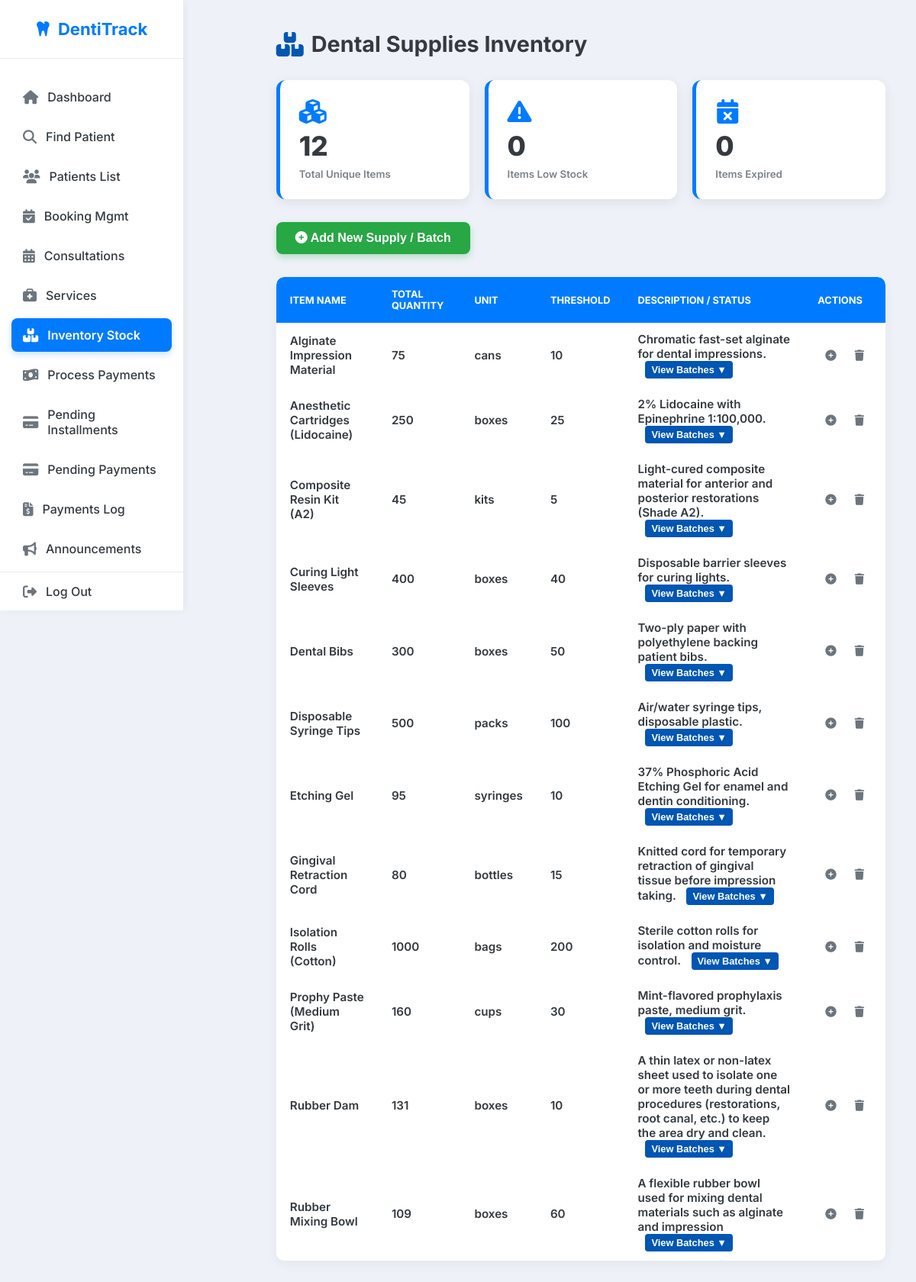
The page /secretary/inventory.php (signed in) on the database its author committed.
### tables this page shows
CREATE TABLE `dental_supplies` (
  `supply_id` int(11) NOT NULL,
  `name` varchar(255) NOT NULL,
  `batch_id` varchar(100) DEFAULT NULL,
  `category` varchar(100) DEFAULT NULL,
  `description` text DEFAULT NULL,
  `quantity` int(11) NOT NULL DEFAULT 0,
  `unit` varchar(50) DEFAULT 'pcs',
  `expiration_date` date DEFAULT NULL,
  `low_stock_threshold` int(11) NOT NULL DEFAULT 5,
  `last_updated` timestamp NOT NULL DEFAULT current_timestamp() ON UPDATE current_timestamp(),
  `lot_number` varchar(255) DEFAULT NULL
);

### secretary/inventory.php (the view, shortened to what this page needs)
<?php
include '../config/db_conn.php';
function isExpired($expiration_date) {
    if (!$expiration_date) return false;
    return strtotime($expiration_date) < time();
}
$sql = "SELECT
            supply_id, name, description, unit, low_stock_threshold, quantity, expiration_date,batch_id, lot_number
        FROM
            dental_supplies
        ORDER BY name ASC, expiration_date ASC";
$supplies_raw = $conn->query($sql)->fetchAll(PDO::FETCH_ASSOC);
$supplies_grouped = [];
foreach ($supplies_raw as $row) {
    $item_name = $row['name'];
    if (!isset($supplies_grouped[$item_name])) {
        $supplies_grouped[$item_name] = [
            'item_id' => $row['supply_id'],
            'name' => $item_name,
            'description' => $row['description'],
            'unit' => $row['unit'],
            'low_stock_threshold' => $row['low_stock_threshold'],
            'needs_batch' => 1,
            'total_quantity' => 0,
            'status_low' => false,
            'status_expired' => false,
            'batches' => []
        ];
    }
    $supplies_grouped[$item_name]['total_quantity'] += $row['quantity'];
    $is_exp_batch = isExpired($row['expiration_date']);
    $supplies_grouped[$item_name]['batches'][] = [
        'supply_id' => $row['supply_id'],
        'batch_id_external' => $row['batch_id'],
        'lot_number' => $row['lot_number'],
        'quantity' => $row['quantity'],
        'expiration_date' => $row['expiration_date'],
        'is_expired' => $is_exp_batch,
    ];
}
$total_supplies_items = count($supplies_grouped);
$total_low_stock_items = count(array_filter($supplies_grouped, fn($s) => $s['status_low']));
$total_expired_items = count(array_filter($supplies_grouped, fn($s) => $s['status_expired']));
?>
<!DOCTYPE html>
<html lang="en">
<head>
<link rel="stylesheet" href="https://cdnjs.cloudflare.com/ajax/libs/font-awesome/6.4.0/css/all.min.css" />
</head>
<body>
<div class="mobile-header" id="mobileHeader">
    <button id="menu-toggle-open"><i class="fas fa-bars"></i></button>
    <div class="mobile-logo">DentiTrack</div>
    <div style="width: 24px;"></div> </div>
<div class="sidebar" id="sidebar">
    <div class="sidebar-header">
        <i class="fas fa-tooth"></i> DentiTrack
    </div>
    <nav class="sidebar-nav">
        <a href="secretary_dashboard.php"><i class="fas fa-home"></i> Dashboard</a>
        <a href="find_patient.php" ><i class="fas fa-search"></i> Find Patient</a>
        <a href="view_patients.php"><i class="fas fa-users"></i> Patients List</a>
        <a href="online_bookings.php" ><i class="fas fa-calendar-check"></i> Booking Mgmt</a>
        <a href="appointments.php"><i class="fas fa-calendar-alt"></i> Consultations</a>
        <a href="services_list.php"><i class="fas fa-briefcase-medical"></i> Services</a>
        <a href="inventory.php" class="active"><i class="fas fa-boxes"></i> Inventory Stock</a>
        <a href="payments.php"><i class="fas fa-money-bill-wave"></i> Process Payments</a>
        <a href="pending_installments.php"><i class="fas fa-credit-card"></i> Pending Installments</a>
        <a href="pending_payments.php"><i class="fas fa-credit-card"></i> Pending Payments</a>
        <a href="payment_logs.php"><i class="fas fa-file-invoice-dollar"></i> Payments Log</a>
        <a href="create_announcements.php"><i class="fas fa-bullhorn"></i> Announcements</a>
    </nav>
    <a href="logout.php" class="logout"><i class="fas fa-sign-out-alt"></i> Log Out</a>
</div>
<main class="main-content">
<header><h1><i class="fas fa-boxes"></i> Dental Supplies Inventory</h1></header>
<div class="widgets">
    <div class="widget"><i class="fas fa-cubes"></i><span><?= $total_supplies_items ?></span><small>Total Unique Items</small></div>
    <div class="widget"><i class="fas fa-exclamation-triangle"></i><span><?= $total_low_stock_items ?></span><small>Items Low Stock</small></div>
    <div class="widget"><i class="fas fa-calendar-xmark"></i><span><?= $total_expired_items ?></span><small>Items Expired</small></div>
</div>
<button type="button" id="add-new-supply-btn" onclick="openModalForNewItem()">
    <i class="fas fa-plus-circle"></i> Add New Supply / Batch
</button>
<section>
<table>
<thead>
    <tr>
        <th>Item Name</th>
        <th>Total Quantity</th>
        <th>Unit</th>
        <th>Threshold</th>
        <th>Description / Status</th>
        <th>Actions</th>
    </tr>
</thead>
<tbody>
<?php if (empty($supplies_grouped)): ?>
<tr><td colspan="6" style="text-align:center; color: var(--text-light);">No supplies found.</td></tr>
<?php else: ?>
<?php foreach ($supplies_grouped as $item):
    $itemNameKey = htmlspecialchars($item['name']);
    $rowClass = ($item['status_low'] ? 'low-stock ' : '') . ($item['status_expired'] ? 'expired' : '');
    $isBatched = $item['needs_batch'];
    $statusText = htmlspecialchars($item['description']) ?: '<span style="opacity:0.7;">N/A</span>';
?>
<tr class="main-item <?= $rowClass ?>" data-item-name="<?= $itemNameKey ?>">
    <td><?= $itemNameKey ?></td>
    <td><?= htmlspecialchars($item['total_quantity']) ?></td>
    <td><?= htmlspecialchars($item['unit']) ?></td>
    <td><?= htmlspecialchars($item['low_stock_threshold']) ?></td>
    <td>
        <?= $statusText ?>
        <?php if ($isBatched && count($item['batches']) > 0): ?>
            <button type="button" class="batch-toggle" id="toggle-btn-<?= $itemNameKey ?>" onclick="toggleBatches('<?= $itemNameKey ?>')">View Batches</button>
        <?php else: ?>
            <span style="opacity:0.6;">(No stock records)</span>
        <?php endif; ?>
    </td>
    <td class="actions">
        <button type="button" class="edit" onclick="loadItemForNewBatch('<?= $itemNameKey ?>')" title="Add New Batch / Edit Item"><i class="fas fa-plus-circle"></i></button>
        <form method="post" onsubmit="return confirm('Delete item \'<?= $itemNameKey ?>\' and ALL its records?');" style="display:inline;">
            <button type="submit" title="Delete Item Group"><i class="fas fa-trash"></i></button>
        </form>
    </td>
</tr>
<?php endforeach; ?>
<?php endif; ?>
</tbody>
</table>
</section>
</main>
</body>
</html>

### secretary/inventory.php (style rules this page uses)
:root { --sidebar-width: 240px; --primary-blue: #007bff; --secondary-blue: #0056b3; --text-dark: #343a40; --text-light: #6c757d; --bg-page: #eef2f8; --widget-bg: #ffffff; --alert-red: #dc3545; --success-green: #28a745; --accent-orange: #ffc107; }
*, *::before, *::after { box-sizing: border-box; }
body { margin: 0; padding: 0; height: 100%; font-family: 'Inter', sans-serif; background: var(--bg-page); color: var(--text-dark); min-height: 100vh; display: flex; overflow-x: hidden; scroll-behavior: smooth; }
a { text-decoration: none; color: inherit; }
button { cursor: pointer; }
.sidebar { width: var(--sidebar-width); background: var(--widget-bg); padding: 0; color: var(--text-dark); box-shadow: 2px 0 10px rgba(0,0,0,0.05); display: flex; flex-direction: column; position: fixed; height: 100vh; z-index: 1000; transition: transform 0.3s ease; }
.sidebar-header { padding: 25px; text-align: center; margin-bottom: 20px; font-size: 22px; font-weight: 700; color: var(--primary-blue); border-bottom: 1px solid #e9ecef; display: flex; justify-content: center; align-items: center; gap: 10px; }
.sidebar-nav { flex-grow: 1; padding: 0 15px; overflow-y: auto; }
.sidebar a { display: flex; align-items: center; gap: 12px; padding: 12px 15px; margin: 8px 0; color: var(--text-dark); text-decoration: none; font-weight: 500; border-radius: 8px; transition: background-color 0.3s ease, color 0.3s ease; }
.sidebar a.active { background-color: var(--primary-blue); color: white; font-weight: 600; box-shadow: 0 4px 8px rgba(0, 123, 255, 0.2); }
.sidebar a i { font-size: 18px; color: var(--text-light); transition: color 0.3s ease; }
.sidebar a.active i { color: white; }
.sidebar .logout { margin-top: auto; border-top: 1px solid #e9ecef; margin: 0; padding: 15px 30px; border-radius: 0; }
main.main-content { flex: 1; margin-left: var(--sidebar-width); background: var(--bg-page); padding: 40px; overflow-y: auto; display: flex; flex-direction: column; gap: 30px; }
header h1 { font-size: 1.8rem; color: var(--text-dark); font-weight: 700; margin: 0; display: flex; align-items: center; gap: 10px; }
header h1 i { font-size: 2rem; color: var(--secondary-blue); }
.widgets { display: grid; grid-template-columns: repeat(auto-fit,minmax(220px,1fr)); gap: 20px; }
.widget { background: var(--widget-bg); padding: 25px; border-radius: 12px; box-shadow: 0 4px 15px rgba(0,0,0,0.08); display: flex; flex-direction: column; gap: 8px; border-left: 5px solid var(--primary-blue); }
.widget i { font-size: 2rem; color: var(--primary-blue); }
.widget span { font-weight: 800; font-size: 2.2rem; color: var(--text-dark); }
.widget small { font-weight: 600; color: var(--text-light); opacity: 0.9; }
#add-new-supply-btn { align-self: flex-start; padding: 12px 25px; font-size: 1rem; font-weight: 700; border-radius: 8px; border: none; background: var(--success-green); color: white; box-shadow: 0 4px 10px rgba(40, 167, 69, 0.3); transition: background-color 0.3s ease; }
section table { width: 100%; border-collapse: separate; border-spacing: 0; border-radius: 10px; overflow: hidden; box-shadow: 0 4px 15px rgba(0,0,0,0.05); background-color: var(--widget-bg); font-size: 0.95rem; color: var(--text-dark); }
table thead { background: var(--primary-blue); color: #fff; font-weight: 600; }
table thead tr th { padding: 15px 18px; text-align: left; text-transform: uppercase; font-size: 0.8rem; }
table thead th:first-child { border-top-left-radius: 10px; }
table thead th:last-child { border-top-right-radius: 10px; }
table tbody tr { transition: background-color 0.2s ease; border-bottom: 1px solid #f0f0f0; }
table tbody tr.main-item { cursor: pointer; font-weight: 600; }
table tbody tr td { padding: 12px 18px; vertical-align: middle; }
table tbody tr td.actions { text-align: right; white-space: nowrap; }
table tbody tr td.actions button { border: none; background: none; font-size: 0.9rem; color: var(--text-light); padding: 6px 10px; border-radius: 6px; transition: color 0.25s ease, background-color 0.25s ease; }
.batch-toggle { margin-left: 10px; font-size: 0.8rem; font-weight: 700; padding: 4px 8px; border-radius: 4px; background: var(--secondary-blue); color: white; border: none; }
.batch-toggle:not(.open)::after { content: " ▼"; }

### rows shown on the page
dental_supplies: name "Alginate Impression Material", quantity "75", unit "cans", low_stock_threshold "10", description "Chromatic fast-set alginate for dental impressions."
dental_supplies: name "Anesthetic Cartridges (Lidocaine)", quantity "250", unit "boxes", low_stock_threshold "25", description "2% Lidocaine with Epinephrine 1:100,000."
dental_supplies: name "Composite Resin Kit (A2)", quantity "45", unit "kits", low_stock_threshold "5", description "Light-cured composite material for anterior and posterior restorations (Shade A2)."
dental_supplies: name "Curing Light Sleeves", quantity "400", unit "boxes", low_stock_threshold "40", description "Disposable barrier sleeves for curing lights."
dental_supplies: name "Dental Bibs", quantity "300", unit "boxes", low_stock_threshold "50", description "Two-ply paper with polyethylene backing patient bibs."
dental_supplies: name "Disposable Syringe Tips", quantity "500", unit "packs", low_stock_threshold "100", description "Air/water syringe tips, disposable plastic."
dental_supplies: name "Etching Gel", quantity "95", unit "syringes", low_stock_threshold "10", description "37% Phosphoric Acid Etching Gel for enamel and dentin conditioning."
dental_supplies: name "Gingival Retraction Cord", quantity "80", unit "bottles", low_stock_threshold "15", description "Knitted cord for temporary retraction of gingival tissue before impression taking."
dental_supplies: name "Isolation Rolls (Cotton)", quantity "1000", unit "bags", low_stock_threshold "200", description "Sterile cotton rolls for isolation and moisture control."
dental_supplies: name "Prophy Paste (Medium Grit)", quantity "160", unit "cups", low_stock_threshold "30", description "Mint-flavored prophylaxis paste, medium grit."
dental_supplies: name "Rubber Dam", total_quantity "131", unit "boxes", low_stock_threshold "10", description "A thin latex or non-latex sheet used to isolate one or more teeth during dental procedures (restorations, root canal, etc.) to keep the area dry and clean."
dental_supplies: name "Rubber Mixing Bowl", quantity "109", unit "boxes", low_stock_threshold "60", description "A flexible rubber bowl used for mixing dental materials such as alginate and impression"

### other values the page prints
$total_supplies_items "12"
$total_low_stock_items "0"
$total_expired_items "0"
